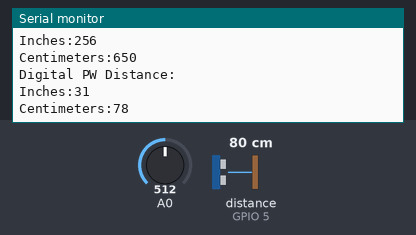
Bench run of a sketch on a simulated ESP8266 (NodeMCU). Shown: the last lines printed to the serial monitor. Wiring (inferred from the names in the program): range finder with pulse-width output: data GPIO 5. The test bench sets the inputs (shaded band); at power-on: distance to the obstacle (sensor on GPIO 5) 80 cm, A0 = 512. The echo pulse lasts 58.3 µs per cm.

Above: at 1.3 s.
1.4 s: distance to the obstacle (sensor on GPIO 5) set to 2 cm
At 2.1 s:
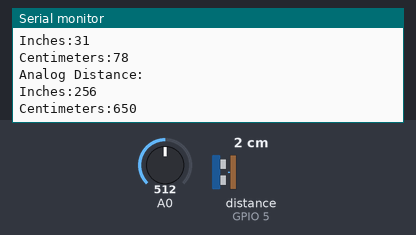
2.9 s: A0 set to 716
At 4.2 s:
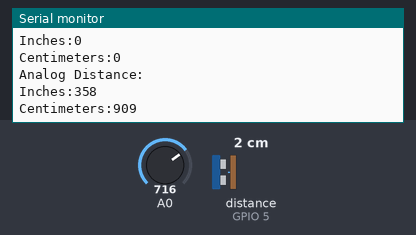
4.4 s: distance to the obstacle (sensor on GPIO 5) set to 4 cm
At 4.4 s:
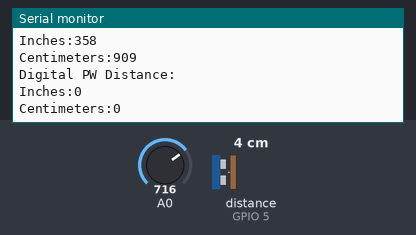
5.9 s: A0 set to 900
At 7.3 s:
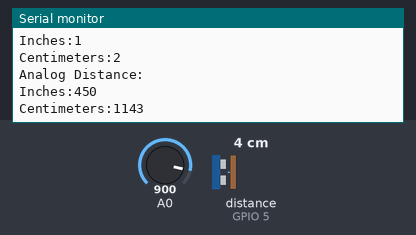
Timing chart, 0 to 8.4 s (numbered marks = the images above; inputs shaded):
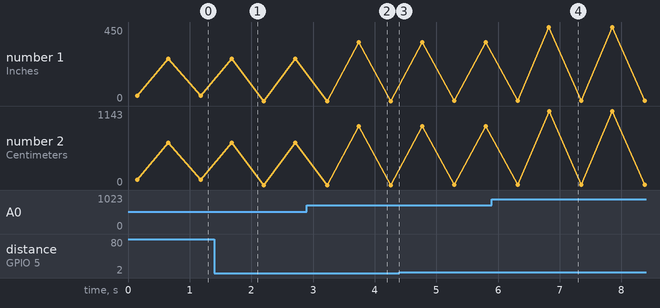

Measured:
- after the input at 2.9 s, the serial monitor: prints a new line after 0.84 s (image 2)
- after the input at 5.9 s, the serial monitor: prints a new line after 0.93 s (image 4)

The sketch:

ultrasoundrangefinder.ino
```cpp
#include <ESP8266WiFi.h>
#define ESP8266_PLATFORM

long pulse, distraw, inches, cm;
int sum = 0;
int avgrange = 50;
const int pwPin = 5;//digital pin D1

void setup() {
  Serial.begin(115200);
  delay(100);
  pinMode(pwPin,INPUT);
  }

void loop() {
  //Using digital pulsewidth
pulse = pulseIn(pwPin,HIGH);
inches = pulse/147;
cm = inches * 2.54;
Serial.println("Digital PW Distance:");
Serial.print("Inches:");
Serial.println(inches);
Serial.print("Centimeters:");
Serial.println(cm);
Serial.println("");

  //Using analog
  for (int i=0;i<avgrange;i++)
  {
    distraw = analogRead(A0)/2;
    sum+=distraw;
    delay(10);
  }
  inches = sum/avgrange;
  cm = inches *2.54;
  Serial.println("Analog Distance:");
  Serial.print("Inches:");
  Serial.println(inches);
  Serial.print("Centimeters:");
  Serial.println(cm);
  Serial.println("");

  sum = 0;
  delay(500);
}
```
